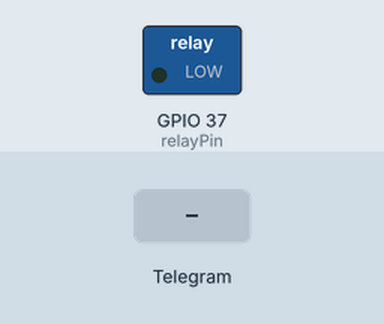
Simulated run of this sketch. Board: ESP32. Parts: switched loads named in the sketch (green lamp = pin HIGH). The inputs (shaded band) are chosen by the test bench. WiFi joins after 1.5 s; servers stay silent unless stated; what the sketch prints to the serial monitor is not drawn.

Above: at 2.7 s.
2.8 s: Telegram message "/ledoff" received
At 4.3 s:
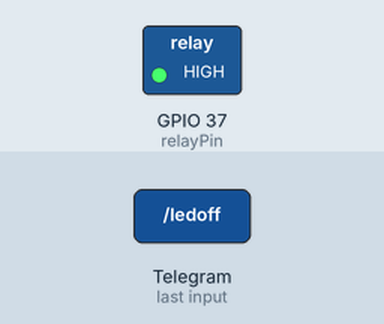
4.6 s: Telegram message "/ledon" received
At 5.9 s:
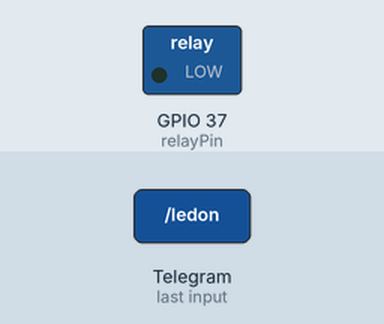
Timing chart, 0 to 7.6 s (numbered marks = the images above; inputs shaded):
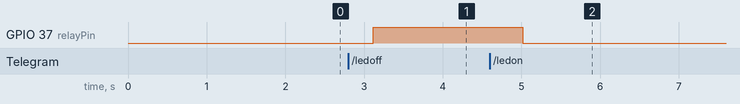

Measured:
- after the input at 2.8 s, GPIO 37 (relayPin): LOW → HIGH after 0.31 s
- after the input at 4.6 s, GPIO 37 (relayPin): HIGH → LOW after 0.42 s

The sketch:

Chat_Bot_Telegram_Relay_Control_LED.ino
```cpp
#include <WiFi.h>
#include <WiFiClientSecure.h>
#include <UniversalTelegramBot.h>

#define WIFI_SSID "Neatic"          /* TYPE YOUR WIFI NAME */
#define WIFI_PASSWORD "011570035"   /* TYPE YOUR WIFI PASSWORD */
/* TELEGRAM BOT TOKEN (GET FROM BOTFATHER) */
#define BOT_TOKEN "8084553369:AAHgqoTlB1nURTs69WxGDE2KLjEXDW4soAw"   /* PASTE YOUR TOKEN NUMBERE HERE */

const unsigned long BOT_MTBS = 1000; /* MEAN TIME BETWEEN SCAN MESSAGES */

WiFiClientSecure secured_client;
UniversalTelegramBot bot(BOT_TOKEN, secured_client);
unsigned long bot_lasttime; /* LAST TIME MESSAGES' SCAN HAS BEEN DONE */

const int relayPin = 37; /* PIN RELAY */

int ledStatus = 0;

void handleNewMessages(int numNewMessages)
{
  Serial.print("handleNewMessages ");
  Serial.println(numNewMessages);

  for (int i = 0; i < numNewMessages; i++)
  {
    String chat_id = bot.messages[i].chat_id;
    String text = bot.messages[i].text;
    Serial.println(text);
    String from_name = bot.messages[i].from_name;
    if (from_name == "")
      from_name = "Guest";

    if (text == "/ledon")
    {
      digitalWrite(relayPin, LOW); /* TURN THE LED ON (HIGH IS THE VOLTAGE LEVEL) */

      ledStatus = 1;
      bot.sendMessage(chat_id, "Led is ON", "",0);
    }

    if (text == "/ledoff")
    {
      ledStatus = 0;
      digitalWrite(relayPin, HIGH); /* TURN THE LED OFF (LOW IS THE VOLTAGE LEVEL) */
      bot.sendMessage(chat_id, "Led is OFF", "");
    }

    if (text == "/status")
    {
      if (ledStatus)
      {
        bot.sendMessage(chat_id, "Led is ON", "");
      }
      else
      {
        bot.sendMessage(chat_id, "Led is OFF", "");
      }
    }

    if (text == "/start")
    {
      String welcome = "Telegram Chat Bot Control LED.\n";

      welcome += "/ledon  : Led ON\n";
      welcome += "/ledoff : Led OFF\n";
      welcome += "/status : Returns current status of LED\n";
      bot.sendMessage(chat_id, welcome, "Boyloy");
    }
  }
}


void setup()
{
  Serial.begin(115200);
  Serial.println();
  pinMode(relayPin, OUTPUT); /* INITIALIZE DIGITAL LEDPIN AS AN OUTPUT. */
  delay(10);
  Serial.print("Connecting to Wifi SSID ");
  Serial.print(WIFI_SSID);
  WiFi.begin(WIFI_SSID, WIFI_PASSWORD);
  secured_client.setCACert(TELEGRAM_CERTIFICATE_ROOT); /* ADD ROOT CERTIFICATE FOR API.TELEGRAM.ORG */
  while (WiFi.status() != WL_CONNECTED)
  {
    Serial.print(".");
    delay(500);
  }
  Serial.print("\nWiFi connected. IP address: ");
  Serial.println(WiFi.localIP());


}

void loop()
{
  if (millis() - bot_lasttime > BOT_MTBS)
  {
    int numNewMessages = bot.getUpdates(bot.last_message_received + 1);

    while (numNewMessages)
    {
      Serial.println("got response");
      handleNewMessages(numNewMessages);
      numNewMessages = bot.getUpdates(bot.last_message_received + 1);
    }

    bot_lasttime = millis();
  }
}
```
